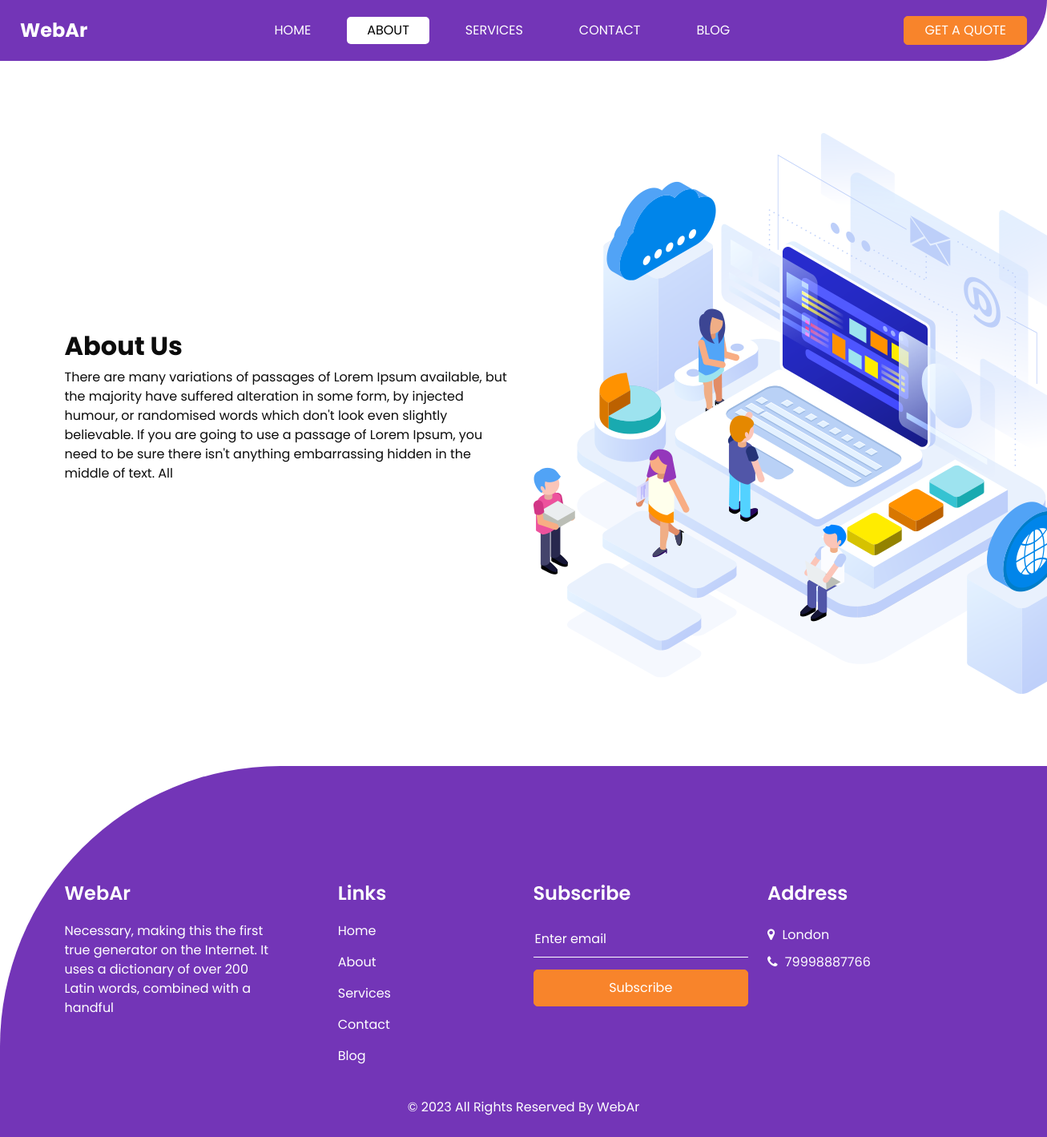
The page /about/ on the database its author committed.
### constants/models.py (models this page shows, shortened)
class Constants(models.Model):
    site_name = models.CharField(max_length=256, blank=True, verbose_name='site name')
    address = models.CharField(max_length=256, blank=True, verbose_name='address')
    email = models.EmailField(blank=True, verbose_name='email')
    phone1 = models.PositiveSmallIntegerField(default=0, verbose_name='phone1')
    phone2 = models.PositiveSmallIntegerField(default=0, verbose_name='phone2')
    facebook = models.CharField(max_length=256, blank=True, verbose_name='facebook')
    twitter = models.CharField(max_length=256, blank=True, verbose_name='twitter')
    instagram = models.CharField(max_length=256, blank=True, verbose_name='instagram')
    linkedin = models.CharField(max_length=256, blank=True, verbose_name='linkedin')
    youtube = models.CharField(max_length=256, blank=True, verbose_name='youtube')
    vk = models.CharField(max_length=256, blank=True, verbose_name='vk')
    class Meta:
        verbose_name = 'Constant'
        verbose_name_plural = 'Constants'

### blog/models.py (models this page shows, shortened)
class Page(models.Model):
    title = models.CharField(max_length=128, blank=False, verbose_name='title')
    slug = models.SlugField(max_length=256, unique=True, verbose_name='url')
    description = models.TextField(blank=True, verbose_name='description')
    meta_title = models.CharField(max_length=128, blank=True, verbose_name='m_title')
    meta_keywords = models.CharField(max_length=128, blank=True, verbose_name='m_keywords')
    meta_description = models.CharField(max_length=128, blank=True, verbose_name='m_description')
    date_created = models.DateTimeField(auto_now_add=True, verbose_name='Create date')
    date_updated = models.DateTimeField(auto_now=True, verbose_name='Update date')
    class Meta:
        verbose_name = 'Page'
        verbose_name_plural = 'Pages'

### blog/views.py (the view)
# urls.py: path('about/', AboutView.as_view(), name='about'),
class AboutView(DataMixin, ListView):
    model = Page
    template_name = 'blog/about.html'
    def get_context_data(self, **kwargs):
        self.kwargs['page_slug'] = self.request.path.replace('/', '')
        context = super().get_context_data(**kwargs)
        context_page = self.get_page_context()
        context_constants = self.get_constants()
        context = context | context_page | context_constants
        return context

### blog/templatetags/menu_tags.py (called while the page is built)
@register.inclusion_tag('blog/tags/header_menu.html', takes_context=True)
def show_header_menu(context):
    menu_items = Page.objects.all()
    return {"menu_items": menu_items,}

@register.inclusion_tag('blog/tags/footer_menu.html', takes_context=True)
def show_footer_menu(context):
    menu_items = Page.objects.all()
    return {"menu_items": menu_items,}

### blog/utils.py (called while the page is built)
    def get_page_context(self, **kwargs):
        context = kwargs
        page = Page.objects.get(slug=self.kwargs['page_slug'])
        context['title'] = page.title
        context['description'] = page.description
        context['meta_title'] = page.meta_title or page.title
        context['meta_description'] = page.meta_description
        context['meta_keywords'] = page.meta_keywords
        return context

    def get_constants(self, **kwargs):
        context = kwargs
        constants = Constants.objects.get(pk=1)
        context['site_name'] = constants.site_name or False
        context['address'] = constants.address or False
        context['email'] = constants.email or False
        context['phone1'] = constants.phone1 or False
        context['phone2'] = constants.phone2 or False
        context['facebook'] = constants.facebook or False
        context['twitter'] = constants.twitter or False
        context['instagram'] = constants.instagram or False
        context['linkedin'] = constants.linkedin or False
        context['youtube'] = constants.youtube or False
        context['vk'] = constants.vk or False
        return context

### blog/templates/blog/about.html
{% extends './base_blog.html' %}
{% block header %}
    {% include './inc/_header.html' %}
{% endblock %}
{% block main %}
{% load static %}
<section class="layout_padding">
    <div class="container  ">
        <div class="row align-items-center">
            <div class="col-md-6">
                <div class="detail-box">
                    <div class="heading_container">
                        <h2>
                            About Us
                        </h2>
                    </div>
                    <div>
                        {{ description|safe }}
                    </div>
                </div>
            </div>
            <div class="col-md-6 ">
                <div class="img-box">
                    <img src="{% static 'blog/images/about-img.png' %}" alt="">
                </div>
            </div>
        </div>
    </div>
</section>
{% endblock %}

### blog/templates/blog/inc/_header.html (shortened to what this page needs)
{% load static %}
{% load menu_tags %}
<div class="hero_area">
    <header class="header_section">
        <div class="container-fluid">
            <nav class="navbar navbar-expand-lg custom_nav-container ">
                <a class="navbar-brand" href="/">
                    <span>
                        {{ site_name }}
                    </span>
                </a>
                <div class="collapse navbar-collapse" id="navbarSupportedContent">
                    {% show_header_menu %}
                    <div class="quote_btn-container">
                        <a href="" class="btn-custom">
                            Get A Quote
                        </a>
                    </div>
                </div>
            </nav>
        </div>
    </header>
</div>

### blog/templates/blog/tags/header_menu.html
<ul class="navbar-nav  " id="menu-top">
    {% for m_item in menu_items %}
        {% if forloop.counter == 1 %}
        <li class="nav-item ">
            <a class="nav-link" title="{{ m_item.title }}" href="/">{{ m_item.title }}</a>
        </li>
        {% else %}
        <li class="nav-item ">
            <a class="nav-link" title="{{ m_item.title }}" href="/{{ m_item.slug }}/">{{ m_item.title }}</a>
        </li>
        {% endif %}
    {% endfor %}
</ul>

### templates/inc/_footer.html (shortened to what this page needs)
{% load menu_tags %}
<div class="footer_container">
    <section class="info_section ">
        <div class="container">
            <div class="row">
                <div class="col-md-6 col-lg-3 ">
                    <div class="info_detail">
                        <h4>
                            {{ site_name }}
                        </h4>
                        <p>
                            Necessary, making this the first true generator on the Internet. It uses a dictionary of
                            over 200 Latin words, combined with a handful
                        </p>
                    </div>
                </div>
                <div class="col-md-6 col-lg-2 mx-auto">
                    <div class="info_link_box">
                        <h4>
                            Links
                        </h4>
                        {% show_footer_menu %}
                    </div>
                </div>
                <div class="col-md-6 col-lg-3 ">
                    <h4>
                        Subscribe
                    </h4>
                    <form action="#">
                        <input type="text" placeholder="Enter email" />
                        <button type="submit" class="btn-custom">
                            Subscribe
                        </button>
                    </form>
                </div>
                <div class="col-md-6 col-lg-3 mb-0 ml-auto">
                    <div class="info_contact">
                        <h4>
                            Address
                        </h4>
                        <div class="contact_link_box">
                            {% if address %}
                            <a href="">
                                <i class="fa fa-map-marker" aria-hidden="true"></i>
                                <span>
                                    {{ address }}
                                </span>
                            </a>
                            {% endif %}
                            {% if phone1 %}
                            <a href="tel:{{ phone1 }}">
                                <i class="fa fa-phone" aria-hidden="true"></i>
                                <span>
                                    {{ phone1 }}
                                </span>
                            </a>
                            {% endif %}
                            {% if phone1 %}
                            <a href="">
                            </a>
                            {% endif %}
                        </div>
                    </div>
                </div>
            </div>
        </div>
    </section>
    <footer class="footer_section">
        <div class="container">
            <p>
                &copy; <span id="displayYear"></span> All Rights Reserved By
                <a href="/">{{ site_name }}</a>
            </p>
        </div>
    </footer>
</div>

### blog/templates/blog/tags/footer_menu.html
<div class="info_links">
    {% for m_item in menu_items %}
        {% if forloop.counter == 1 %}
            <a title="{{ m_item.title }}" href="/">{{ m_item.title }}</a>
        {% else %}
            <a title="{{ m_item.title }}" href="/{{ m_item.slug }}/">{{ m_item.title }}</a>
        {% endif %}
    {% endfor %}
</div>

### blog/static/blog/css/style.css (style rules this page uses)
body { font-family: "Poppins", sans-serif; color: #0c0c0c; background-color: #ffffff; overflow-x: hidden; }
.layout_padding { padding: 90px 0; }
.heading_container { display: -webkit-box; display: -ms-flexbox; display: flex; -webkit-box-orient: vertical; -webkit-box-direction: normal; -ms-flex-direction: column; flex-direction: column; -webkit-box-align: start; -ms-flex-align: start; align-items: flex-start; }
.heading_container h2 { position: relative; font-weight: bold; }
a, a:hover, a:focus { text-decoration: none; }
.hero_area { position: relative; display: -webkit-box; display: -ms-flexbox; display: flex; -webkit-box-orient: vertical; -webkit-box-direction: normal; -ms-flex-direction: column; flex-direction: column; background-color: #7335b7; border-radius: 0 0 350px 0; }
.header_section { padding: 15px 0; }
.header_section .container-fluid { padding-right: 25px; padding-left: 25px; }
.navbar-brand span { font-weight: bold; color: #ffffff; font-size: 24px; }
.custom_nav-container { padding: 0; }
.custom_nav-container .navbar-nav { margin: auto; }
.custom_nav-container .navbar-nav .nav-item .nav-link { padding: 5px 25px; margin: 0 10px; color: #ffffff; text-align: center; text-transform: uppercase; border-radius: 5px; -webkit-transition: all 0.3s; transition: all 0.3s; }
.custom_nav-container .navbar-nav .nav-item:hover .nav-link, .custom_nav-container .navbar-nav .nav-item.active .nav-link { color: #000000; background-color: #ffffff; }
.quote_btn-container { display: -webkit-box; display: -ms-flexbox; display: flex; -webkit-box-align: center; -ms-flex-align: center; align-items: center; }
.footer_container { background-color: #7335b7; color: #ffffff; border-radius: 350px 0 0 0; padding-top: 145px; }
.info_section h4 { font-weight: 600; margin-bottom: 20px; }
.info_section .info_contact .contact_link_box { display: -webkit-box; display: -ms-flexbox; display: flex; -webkit-box-orient: vertical; -webkit-box-direction: normal; -ms-flex-direction: column; flex-direction: column; }
.info_section .info_contact .contact_link_box a { margin: 5px 0; color: #ffffff; }
.info_section .info_contact .contact_link_box a i { margin-right: 5px; }
.info_section .info_links { display: -webkit-box; display: -ms-flexbox; display: flex; -webkit-box-orient: vertical; -webkit-box-direction: normal; -ms-flex-direction: column; flex-direction: column; -ms-flex-wrap: wrap; flex-wrap: wrap; }
.info_section .info_links a { display: -webkit-box; display: -ms-flexbox; display: flex; -webkit-box-align: center; -ms-flex-align: center; align-items: center; margin-bottom: 15px; color: #ffffff; }
.info_section form input { border: none; border-bottom: 1px solid #ffffff; background-color: transparent; width: 100%; height: 45px; color: #ffffff; outline: none; }
.info_section form input::placeholder { color: #ffffff; }
.footer_section { position: relative; text-align: center; }
.footer_section p { padding: 25px 0; margin: 0; }
.footer_section p a { color: inherit; }
.btn-custom { display: inline-block; -webkit-transition: all 0.3s; transition: all 0.3s; border-radius: 5px; color: #ffffff; }
.quote_btn-container .btn-custom { padding: 5px 25px; background-color: #f8842b; border: 1px solid #f8842b; text-transform: uppercase; }
.info_section form .btn-custom { width: 100%; text-align: center; padding: 10px 55px; background-color: #f8842b; border: 1px solid #f8842b; margin-top: 15px; }

### blog/static/blog/css/responsive.css (style rules this page uses)
@media (min-width: 1200px) { .container { max-width: 1170px; } }

### rows shown on the page
Constants: site_name "WebAr", address "London"
Page: title "HOME", title "Home"
Page: title "ABOUT", description "There are many variations of passages of Lorem Ipsum available, but the majority have suffered alteration in some form, by injected humour, or randomised words which don't look even slightly believable. If you are going to use a passage of Lorem Ipsum, you need to be sure there isn't anything embarrassing hidden in the middle of text. All", title "About"
Page: title "SERVICES", title "Services"
Page: title "CONTACT", title "Contact"
Page: title "BLOG", title "Blog"

### other values the page prints
{{ phone1 }} "79998887766"
